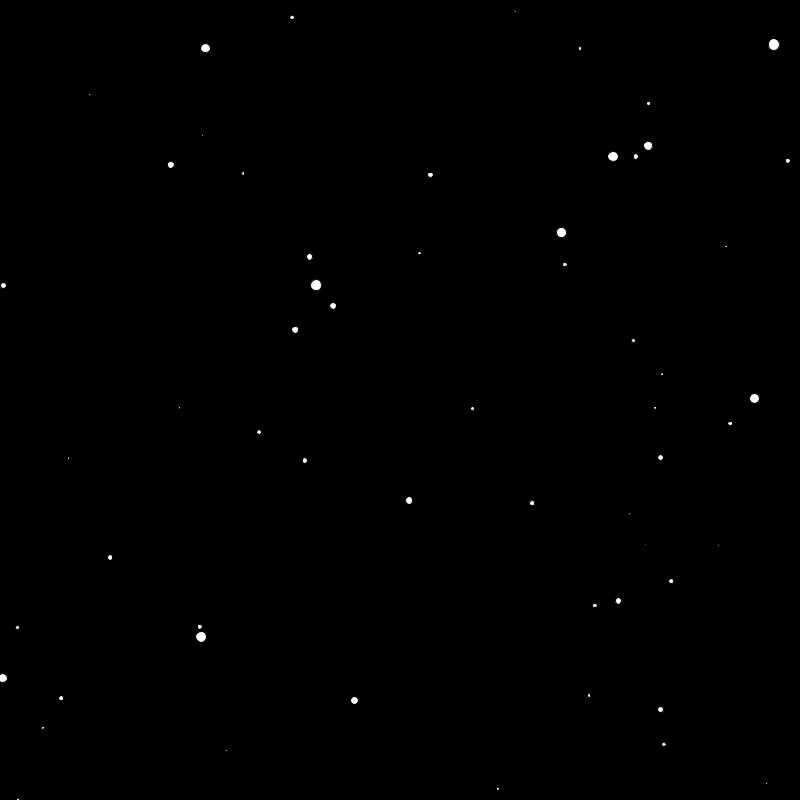
Frame 1 (no input)
Frame 60 (the mouse pressed at the canvas centre just before this capture): identical to frame 1, image omitted
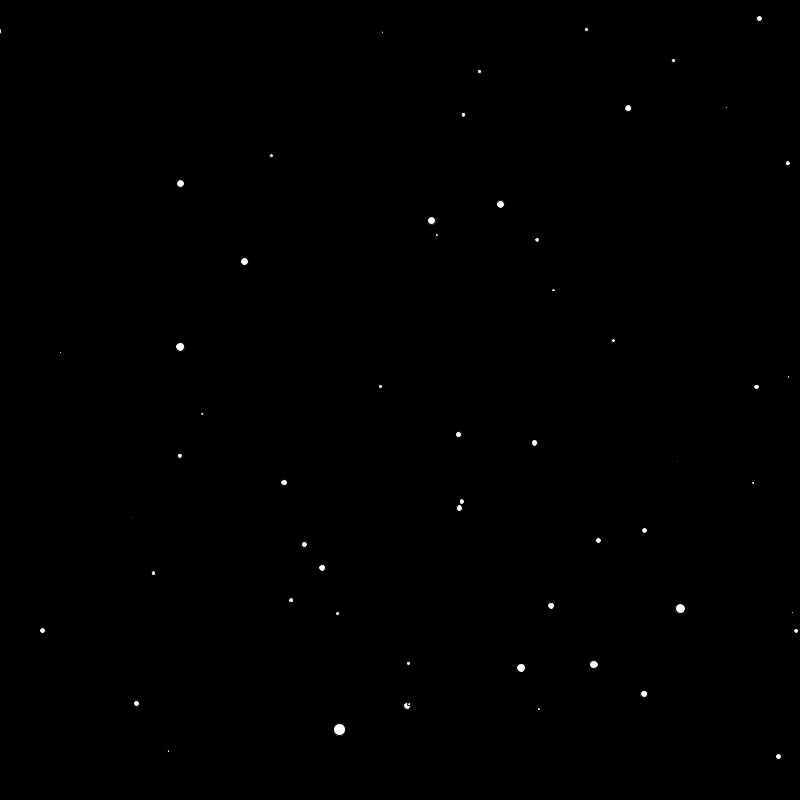
Frame 120 (the mouse held since frame 60 and released just before this capture)

The Processing sketch that drew these frames (run headless with seeded random() and noise(); from frame 60 on, the mouse is pressed at the canvas centre):

// Processing sketch: StarField
// ── StarField.pde
Star[] stars = new Star[800];
float speed;

void settings(){
  size(800, 800);
}
void setup(){
  for(int i = 0; i< stars.length; i++){
    stars[i]= new Star();
  }
}
void draw(){
  speed = map(mouseX,0, width,0 ,20);
  background(0);
  translate(width/2,height/2);
  
  for(int i = 0; i< stars.length; i++){
    stars[i].update();
    stars[i].show();
  }
  
}

// ── Star.pde
class Star{
  float x;
  float y;
  float z;
  float pz;
  
  
  Star() {
    x = random(-width, width);
    y = random(-height, height);
    z = random(width);
    
  }
   void update() {
     if (z<1){
       z = width;
       x = random(-width, width);
       y = random(-height, height);
     }
     z = z - speed;
   }
   void show() {
     fill(255);
     
     
     float sx = map(x / z, 0, 1, 0, width);
     float sy = map(y / z, 0, 1, 0, height);
     float r = map(z,0,width,16,0);
     ellipse(sx,sy,r,r);
     
     
     
   }
     
}
